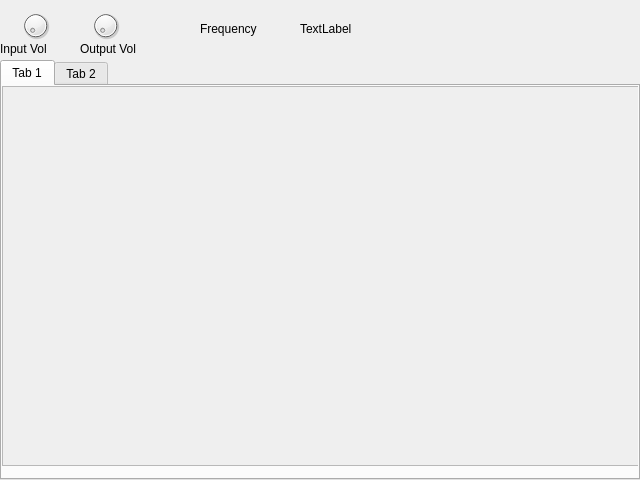
<?xml version="1.0" encoding="UTF-8"?>
<ui version="4.0">
 <class>MainWindow</class>
 <widget class="QWidget" name="MainWindow">
  <property name="geometry">
   <rect>
    <x>0</x>
    <y>0</y>
    <width>640</width>
    <height>480</height>
   </rect>
  </property>
  <property name="minimumSize">
   <size>
    <width>640</width>
    <height>480</height>
   </size>
  </property>
  <property name="maximumSize">
   <size>
    <width>640</width>
    <height>480</height>
   </size>
  </property>
  <property name="windowTitle">
   <string>Form</string>
  </property>
  <widget class="QTabWidget" name="tabWidget">
   <property name="geometry">
    <rect>
     <x>0</x>
     <y>60</y>
     <width>640</width>
     <height>420</height>
    </rect>
   </property>
   <property name="minimumSize">
    <size>
     <width>640</width>
     <height>420</height>
    </size>
   </property>
   <property name="maximumSize">
    <size>
     <width>640</width>
     <height>420</height>
    </size>
   </property>
   <widget class="QWidget" name="SynthTab">
    <attribute name="title">
     <string>Tab 1</string>
    </attribute>
    <widget class="QScrollArea" name="SynthArea">
     <property name="geometry">
      <rect>
       <x>0</x>
       <y>0</y>
       <width>638</width>
       <height>380</height>
      </rect>
     </property>
     <property name="minimumSize">
      <size>
       <width>638</width>
       <height>380</height>
      </size>
     </property>
     <property name="maximumSize">
      <size>
       <width>638</width>
       <height>380</height>
      </size>
     </property>
     <property name="autoFillBackground">
      <bool>true</bool>
     </property>
     <property name="verticalScrollBarPolicy">
      <enum>Qt::ScrollBarAsNeeded</enum>
     </property>
     <property name="horizontalScrollBarPolicy">
      <enum>Qt::ScrollBarAlwaysOff</enum>
     </property>
     <property name="widgetResizable">
      <bool>true</bool>
     </property>
     <property name="alignment">
      <set>Qt::AlignLeading|Qt::AlignLeft|Qt::AlignTop</set>
     </property>
     <widget class="QWidget" name="scrollAreaWidgetContents">
      <property name="geometry">
       <rect>
        <x>0</x>
        <y>0</y>
        <width>636</width>
        <height>378</height>
       </rect>
      </property>
     </widget>
    </widget>
   </widget>
   <widget class="QWidget" name="XYControl">
    <attribute name="title">
     <string>Tab 2</string>
    </attribute>
   </widget>
  </widget>
  <widget class="QWidget" name="widget" native="true">
   <property name="geometry">
    <rect>
     <x>0</x>
     <y>0</y>
     <width>640</width>
     <height>60</height>
    </rect>
   </property>
   <property name="minimumSize">
    <size>
     <width>640</width>
     <height>60</height>
    </size>
   </property>
   <property name="maximumSize">
    <size>
     <width>640</width>
     <height>60</height>
    </size>
   </property>
   <widget class="QLabel" name="label">
    <property name="geometry">
     <rect>
      <x>0</x>
      <y>40</y>
      <width>67</width>
      <height>17</height>
     </rect>
    </property>
    <property name="text">
     <string>Input Vol</string>
    </property>
   </widget>
   <widget class="QLabel" name="label_2">
    <property name="geometry">
     <rect>
      <x>80</x>
      <y>40</y>
      <width>81</width>
      <height>17</height>
     </rect>
    </property>
    <property name="text">
     <string>Output Vol</string>
    </property>
   </widget>
   <widget class="QLabel" name="label_3">
    <property name="geometry">
     <rect>
      <x>200</x>
      <y>20</y>
      <width>91</width>
      <height>17</height>
     </rect>
    </property>
    <property name="text">
     <string>Frequency</string>
    </property>
   </widget>
   <widget class="QLabel" name="freqLab">
    <property name="geometry">
     <rect>
      <x>300</x>
      <y>20</y>
      <width>101</width>
      <height>17</height>
     </rect>
    </property>
    <property name="text">
     <string>TextLabel</string>
    </property>
   </widget>
   <widget class="QDial" name="InputVol">
    <property name="geometry">
     <rect>
      <x>20</x>
      <y>0</y>
      <width>31</width>
      <height>51</height>
     </rect>
    </property>
   </widget>
   <widget class="QDial" name="OutputVol">
    <property name="geometry">
     <rect>
      <x>90</x>
      <y>0</y>
      <width>31</width>
      <height>51</height>
     </rect>
    </property>
   </widget>
  </widget>
 </widget>
 <layoutdefault spacing="6" margin="11"/>
 <resources/>
 <connections/>
</ui>
